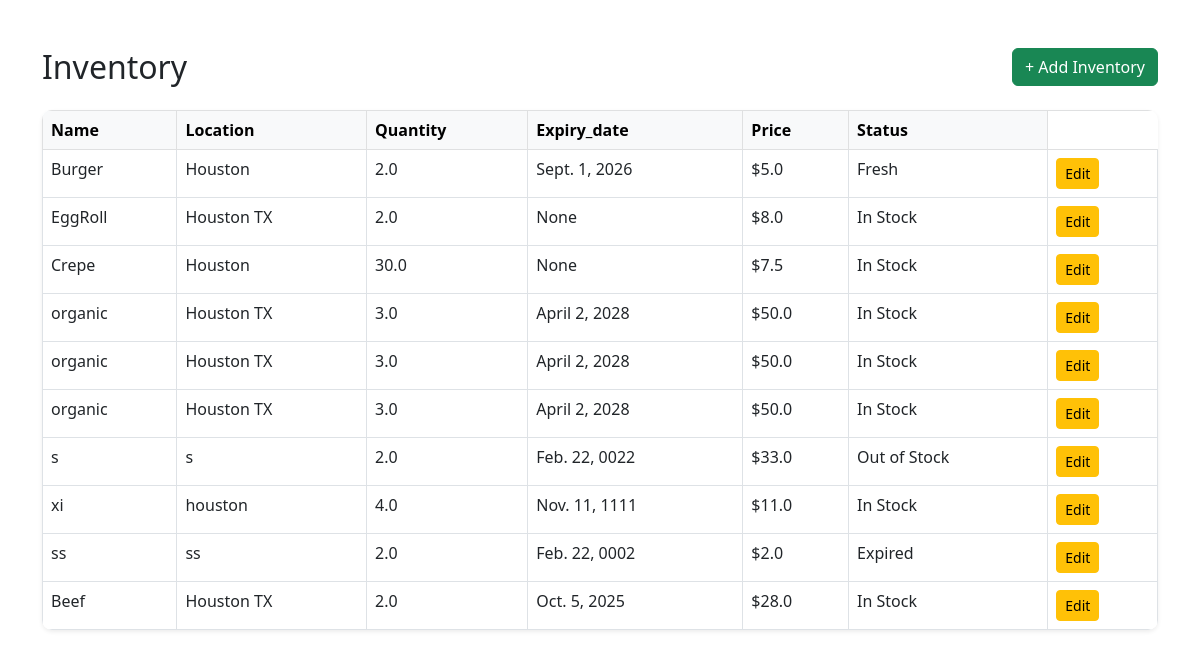
The page /Inventory_/ on the database its author committed.
### welcome/models.py (models this page shows, shortened)
class Inventory(models.Model):
    name = models.CharField(max_length=40, validators= [MinLengthValidator(1)])
    location = models.CharField(max_length=50)
    Current_Quantity=models.FloatField(validators=[MinValueValidator(1)])
    min_Level=models.IntegerField(validators=[MinValueValidator(1)])
    expiry_date =models.DateField(null=True, blank=True)
    status = models.CharField(max_length=50, default="In Stock")
    Price = models.FloatField(default=5,validators=[MinValueValidator(0.5)])

### welcome/views.py (the view)
# urls.py: path("Inventory_/", views.Inventory_view, name="Inventory"),
def Inventory_view(request):   # don’t use `Inventory` as a function name; it conflicts with your model
    items = Inventory.objects.all()
    return render(request, "welcome/Inventory_.html", {
        "itemsx": items
    })

### welcome/templates/welcome/Inventory_.html (shortened to what this page needs)
{% load static %}
{% block css_files %}
<link rel="stylesheet" href="{% static "welcome/demo.css" %}">
{% endblock %}
<!DOCTYPE html>
<html lang="en">
<head>
  <link href="https://cdn.jsdelivr.net/npm/bootstrap@5.3.0/dist/css/bootstrap.min.css" rel="stylesheet">
</head>
<body><div class="container mt-5">
  <h2 class="mb-4 d-flex justify-content-between align-items-center">
    Inventory
    <a href="/add_Inventory" class="btn btn-success">
      + Add Inventory
    </a>
  </h2>
  {% if itemsx %}
  <table class="table table-bordered shadow-sm">
    <thead class="table-light">
      <tr>
        <th>Name</th>
        <th>Location</th>
        <th>Quantity</th>
        <th>Expiry_date</th>
        <th>Price</th>
        <th>Status</th>
      </tr>
    </thead>
    <tbody>
      {% for item in itemsx %}
      <tr>
        <td>{{ item.name }}</td>
        <td>{{ item.location }}</td>
        <td>{{ item.Current_Quantity }}</td>
        <td>{{ item.expiry_date  }}</td>
        <td>${{ item.Price }}</td>
        <td>{{ item.status }}</td>
        <td>
          <a href="{% url 'edit_inventory' item.pk %}" class="btn btn-sm btn-warning">Edit</a>
        </td>
      </tr>
      {% endfor %}
    </tbody>
  </table>
  {% endif %}
</div>

### welcome/static/welcome/demo.css (style rules this page uses)
body { background: #f8fafc; font-family: "Segoe UI", Arial, sans-serif; color: #1e293b; }
table { border-radius: 10px; overflow: hidden; }
thead { background: #f1f5f9; }

### rows shown on the page
Inventory: name "Burger", location "Houston", Current_Quantity "2.0", expiry_date "Sept. 1, 2026", Price "5.0", status "Fresh"
Inventory: name "EggRoll", location "Houston TX", Current_Quantity "2.0", expiry_date "None", Price "8.0", status "In Stock"
Inventory: name "Crepe", location "Houston", Current_Quantity "30.0", expiry_date "None", Price "7.5", status "In Stock"
Inventory: name "organic", location "Houston TX", Current_Quantity "3.0", expiry_date "April 2, 2028", Price "50.0", status "In Stock"
Inventory: name "organic", location "Houston TX", Current_Quantity "3.0", expiry_date "April 2, 2028", Price "50.0", status "In Stock"
Inventory: name "organic", location "Houston TX", Current_Quantity "3.0", expiry_date "April 2, 2028", Price "50.0", status "In Stock"
Inventory: name "s", location "s", Current_Quantity "2.0", expiry_date "Feb. 22, 0022", Price "33.0", status "Out of Stock"
Inventory: name "xi", location "houston", Current_Quantity "4.0", expiry_date "Nov. 11, 1111", Price "11.0", status "In Stock"
Inventory: name "ss", location "ss", Current_Quantity "2.0", expiry_date "Feb. 22, 0002", Price "2.0", status "Expired"
Inventory: name "Beef", location "Houston TX", Current_Quantity "2.0", expiry_date "Oct. 5, 2025", Price "28.0", status "In Stock"
